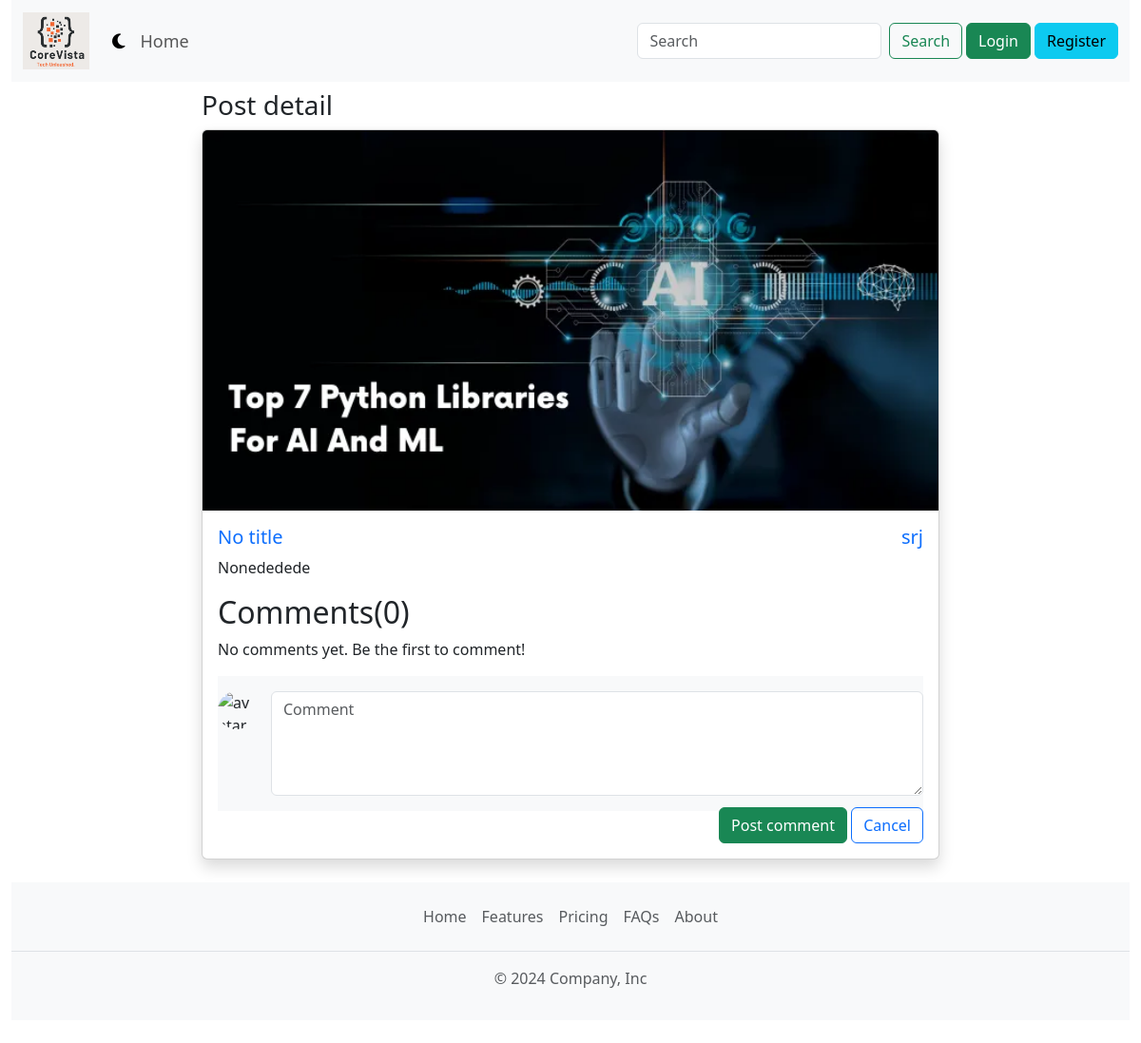
The page /post-detail/9/ on the database as committed earlier.
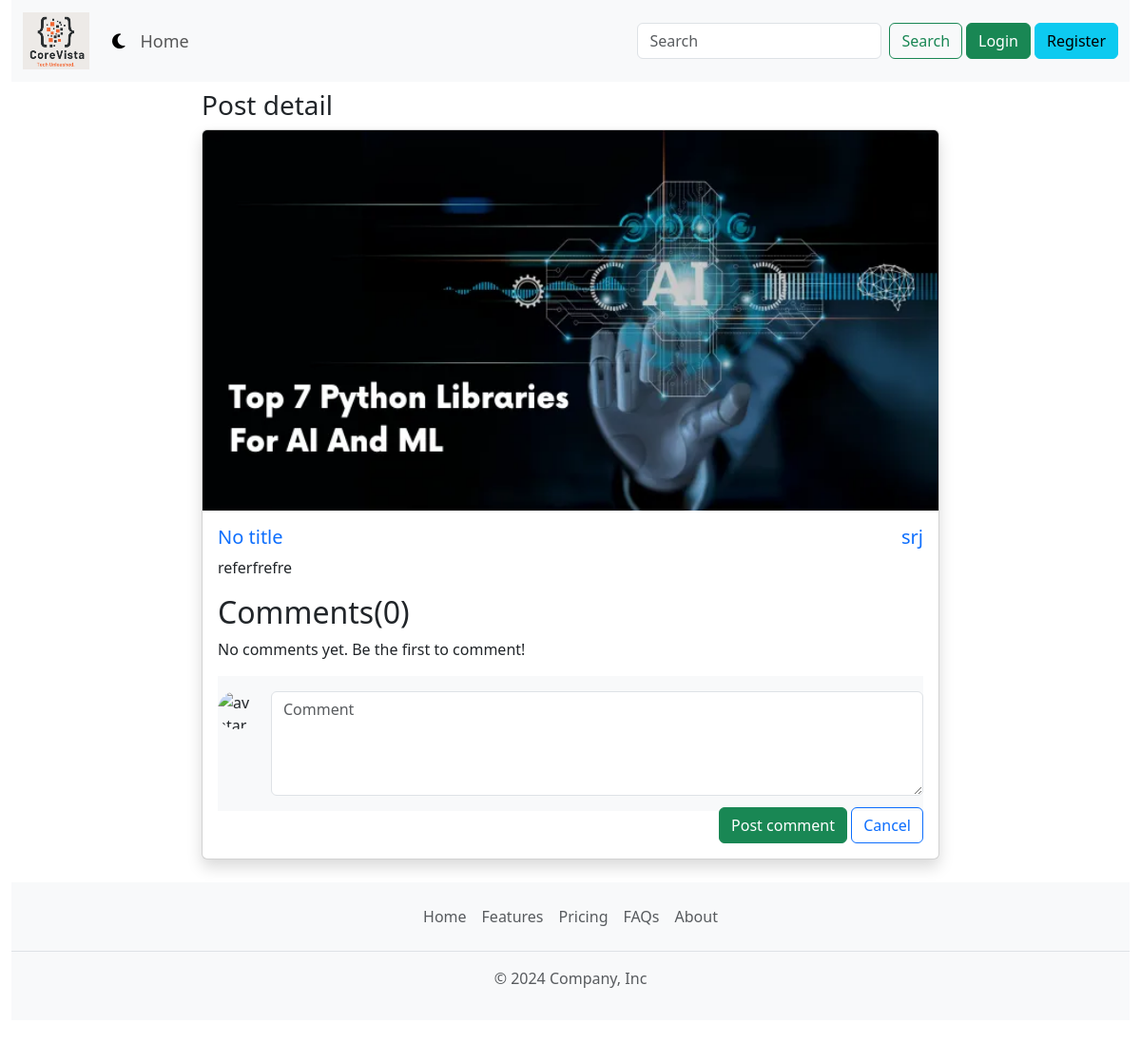
The same page on the database as committed later.
### post/models.py (models this page shows, shortened)
class Post(models.Model):
    user = models.ForeignKey(User,on_delete=models.CASCADE)
    title = models.TextField(max_length=240,default="")
    text = models.TextField(max_length=1000)
    photo = models.ImageField(upload_to='photos/', blank=True, null=True)
    status = models.IntegerField(default=1)
    created_at = models.DateTimeField(auto_now_add=True)
    updated_at = models.DateTimeField(auto_now=True)

### post/views.py (the view)
# urls.py: path('post-detail/<int:post_id>/', views.post_detail, name='post_detail'),
def post_detail(request,post_id):
    data = {}
    data['title'] = 'Post detail'
    post = get_object_or_404(Post, pk=post_id)
    if request.method == 'POST':
        if not request.user.is_authenticated:
            messages.error(request, "You must be logged in to post a comment.")
            return redirect('login')
        form = CommentForm(request.POST)
        if form.is_valid():
            comment = form.save(commit=False)
            comment.post = post  # Link the comment to the post
            comment.user = request.user  # Set the user who made the comment
            comment.save()
            return redirect('post_detail', post_id=post.id)  # Redirect to the same post after commenting
    else:
        form = CommentForm()
    data['post'] = post
    data['comments'] = post.comments.all().order_by('-created_at')
    data['form'] = form
    return render(request, 'post/post-detail.html', data)

### post/forms.py
class CommentForm(forms.ModelForm):
    class Meta:
        model = Comment
        fields = ['comment']

### post/templates/post/post-detail.html (shortened to what this page needs)
{% extends "layouts/base.html" %}
{% block content %}
<div class="row justify-content-center">
    <div class="col-md-8 mt-2">
        <h3>{{title}}</h3>
        <div class="card shadow">
            <img src="{{ post.photo.url }}" class="card-img-top" alt="No-Image" width="100" height="400">
                <div class="card-body">
                    <div class="d-flex justify-content-between">
                        <h5 class="card-title">
                            <a href="{% url "post_detail" post.id %}" class="text-decoration-none">{{post.title | default:"No title"}}</a>
                        </h5>
                        <h5 class="card-title">
                            <a href="#" class="text-decoration-none">{{ post.user.username }}</a>
                        </h5>
                    </div>
                    <p class="card-text">{{ post.text }}</p>
                    <h2>Comments({{ comments.count }})</h2>
                    {% for comment in comments %}
                    <div class="card mt-1">
                        <div class="card-body">
                          <div class="d-flex flex-start align-items-center">
                            <img class="rounded-circle shadow-1-strong me-3"
                              src="https://mdbcdn.b-cdn.net/img/Photos/Avatars/img%20(19).webp" alt="avatar" width="60"
                              height="60" />
                            <div>
                              <h6 class="fw-bold text-primary mb-1">{{comment.user.username}}</h6>
                              <p class="text-muted small mb-0">
                                Shared publicly - {{comment.created_at}}
                              </p>
                            </div>
                          </div>
                          <p class="mt-1 mb-2 pb-2">{{comment.comment}}</p>
                          <div class="small d-flex justify-content-start">
                            <a href="#!" class="btn btn-light btn-sm d-flex align-items-center me-2">
                              <i class="far fa-thumbs-up me-1"></i>
                              Like
                          </a>
                          <a href="#!" class="btn btn-light btn-sm d-flex align-items-center me-2">
                              <i class="far fa-comment-dots me-1"></i>
                              Comment
                          </a>
                          <a href="#!" class="btn btn-light btn-sm d-flex align-items-center">
                              <i class="fas fa-share me-1"></i>
                              Share
                          </a>
                          </div>
                        </div>
                    </div>
                    {% empty %}
                      <p>No comments yet. Be the first to comment!</p>
                    {% endfor %}
                    <form method="post">
                        <div class="py-3" style="background-color: #f8f9fa;">
                          <div class="d-flex flex-start w-100">
                              <img class="rounded-circle shadow-1-strong me-3"
                              src="https://mdbcdn.b-cdn.net/img/Photos/Avatars/img%20(19).webp" alt="avatar" width="40"
                              height="40" />
                              <div class="form-outline w-100">
                                  <textarea class="form-control" id="textAreaExample" rows="4"
                                  style="background: #fff;"  name="comment" placeholder="Comment"></textarea>
                              </div>
                          </div>
                          <div class="float-end mt-2 pt-1">
                              <button  type="submit" class="btn btn-success">Post comment</button>
                              <button  type="submit" class="btn btn-outline-primary">Cancel</button>
                          </div>
                        </div>
                      </div>
        </div>
    </div>
</div>
{% endblock content %}

Rows that differ between the two databases and show on the page:
changed Post "No title": text "Nonededede" → "referfrefre"
